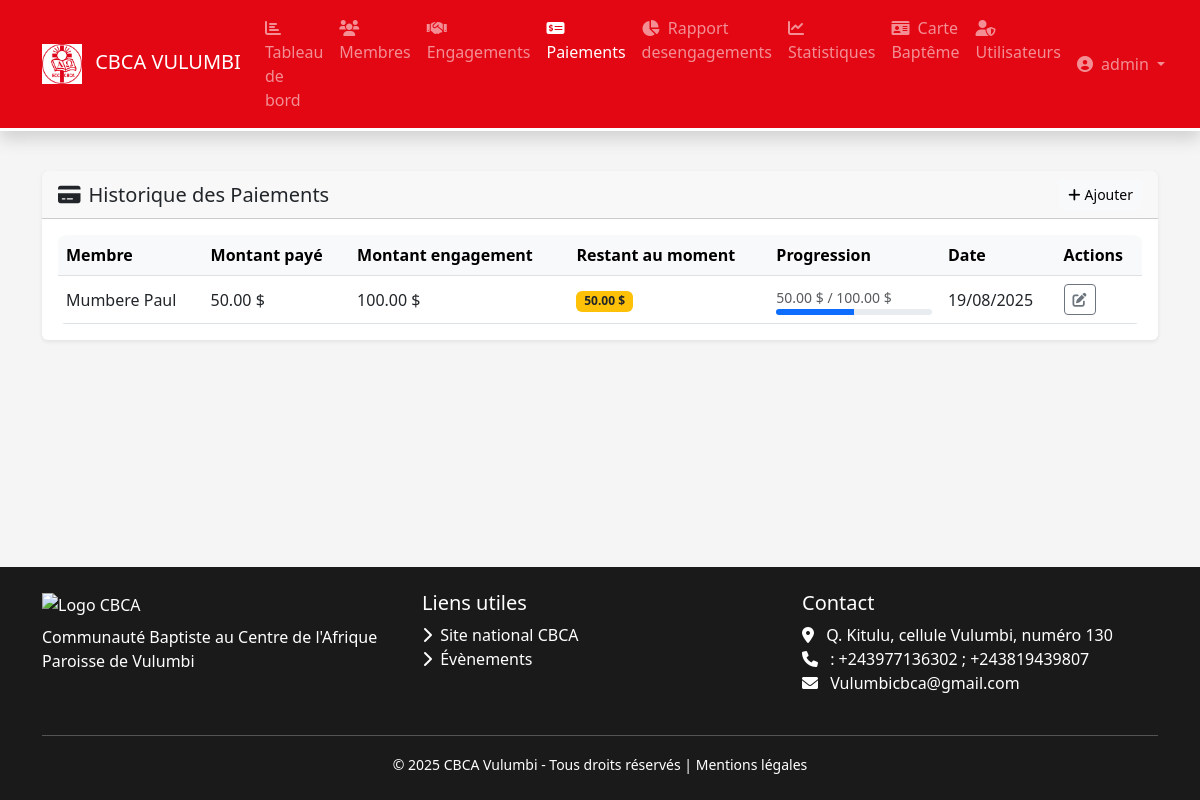
The page /paiements (signed in) on the database its author committed.
### models.py (models this page shows, shortened)
class User(db.Model, UserMixin):
    __tablename__ = 'users'
    id = db.Column(db.Integer, primary_key=True)
    username = db.Column(db.String(50), unique=True, nullable=False)
    password_hash = db.Column(db.String(128), nullable=False)
    role = db.Column(db.String(20), default='user')
    last_login = db.Column(db.DateTime)
    created_at = db.Column(db.DateTime, default=datetime.utcnow)

class Paiement(db.Model):
    __tablename__ = 'paiements'
    id = db.Column(db.Integer, primary_key=True)
    engagement_id = db.Column(db.Integer, db.ForeignKey('engagements.id'), nullable=False)
    montant = db.Column(db.Float, nullable=False)
    date_paiement = db.Column(db.Date, default=datetime.utcnow)

class CarteBapteme(db.Model):
    __tablename__='cartebapteme'
    id = db.Column(db.Integer, primary_key=True)
    numero = db.Column(db.String(100), nullable=False)
    nom = db.Column(db.String(100), nullable=False)
    adresse = db.Column(db.String(200))
    date_naissance = db.Column(db.Date)
    sexe = db.Column(db.String(1))
    photo = db.Column(db.String(100))
    created_at = db.Column(db.DateTime, default=datetime.utcnow)
    membre = db.relationship('Membre', backref='cartebapteme', lazy=True)

class Engagement(db.Model):
    __tablename__ = 'engagements'
    id = db.Column(db.Integer, primary_key=True)
    membre_id = db.Column(db.Integer, db.ForeignKey('membres.id'), nullable=False)
    montant_total = db.Column(db.Float, nullable=False)
    date_engagement = db.Column(db.DateTime, default=datetime.utcnow)
    date_limite = db.Column(db.Date, nullable=False)
    description = db.Column(db.String(200))
    statut = db.Column(db.String(20), default='En cours')
    paiements = db.relationship('Paiement', backref='engagement', lazy=True, cascade="all, delete-orphan")
    notifications = db.relationship('Notification', backref='engagement', lazy=True, cascade="all, delete-orphan")
    def montant_restant_au(self, date_reference):
        return self.montant_total - sum(p.montant for p in self.paiements if p.date_paiement <= date_reference)

### app.py (the view)
@app.route('/paiements')
@login_required
def liste_paiements():
    from models import Paiement
    paiements = Paiement.query.order_by(Paiement.date_paiement.desc()).all()
    return render_template('paiements/liste.html', title="Paiements", paiements=paiements)

### app.py (called while the page is built)
@login_manager.user_loader
def load_user(user_id):
    from models import User
    return User.query.get(int(user_id))

### templates/paiements/liste.html (shortened to what this page needs)
{% extends "base.html" %}
{% block content %}
<div class="card shadow-sm border-0 mt-3">
  <div class="card-header bg-cbca ">
    <div class="d-flex justify-content-between align-items-center">
      <h5 class="mb-0"><i class="fas fa-credit-card me-2"></i>Historique des Paiements</h5>
      {% if  current_user.role == 'admin' or current_user.role == 'caissier'   %}
      <a href="{{ url_for('ajouter_paiement') }}" class="btn btn-light btn-sm">
        <i class="fas fa-plus me-1"></i>Ajouter</a>
      {% endif %}
    </div>
  </div>
  <div class="card-body">
    <div class="table-responsive">
      <table class="table table-hover align-middle">
        <thead class="table-light">
          <tr>
            <th>Membre</th>
            <th>Montant payé</th>
            <th>Montant engagement</th>
            <th>Restant au moment</th>
            <th>Progression</th>
            <th>Date</th>
            <th>Actions</th>
          </tr>
        </thead>
        <tbody>
          {% for paiement in paiements %}
          {% set restant = paiement.engagement.montant_restant_au(paiement.date_paiement) %}
          {% set total = paiement.engagement.montant_total %}
          {% set payé = total - restant %}
          <tr class="{% if restant <= 0 %}table-success{% endif %}">
            <td>{{ paiement.engagement.membre.cartebapteme.nom }}</td>
            <td>{{ "%.2f"|format(paiement.montant) }} $</td>
            <td>{{ "%.2f"|format(total) }} $</td>
            <td>
              {% if restant <= 0 %}
                <span class="badge bg-success">Soldé</span>
              {% else %}
                <span class="badge bg-warning text-dark">{{ "%.2f"|format(restant) }} $</span>
              {% endif %}
            </td>
            <td style="min-width: 150px;">
              <small class="text-muted">{{ "%.2f"|format(payé) }} $ / {{ "%.2f"|format(total) }} $</small>
              <div class="progress" style="height: 6px;">
                <div class="progress-bar bg-cbca" role="progressbar"
                     style="width: {{ (payé * 100 / total)|round(2) }}%;"></div>
              </div>
            </td>
            <td>{{ paiement.date_paiement.strftime('%d/%m/%Y') }}</td>
            <td>
              <a href="#" class="btn btn-sm btn-outline-secondary" data-bs-toggle="modal" data-bs-target="#modalEdit{{ paiement.id }}">
                <i class="fas fa-edit"></i>
              </a>
            </td>
          </tr>
          {% endfor %}
        </tbody>
      </table>
    </div>
  </div>
</div>
{% endblock %}

### templates/base.html (shortened to what this page needs)
<!DOCTYPE html>
<html lang="fr">
<head>
    <link href="https://cdn.jsdelivr.net/npm/bootstrap@5.3.0/dist/css/bootstrap.min.css" rel="stylesheet">
    <link href="https://cdnjs.cloudflare.com/ajax/libs/font-awesome/6.0.0/css/all.min.css" rel="stylesheet">
    <link rel="stylesheet" href="{{ url_for('static', filename='css/style.css') }}">
</head>
<body>
<nav class="navbar navbar-expand-lg navbar-dark navbar-cbca shadow">
    <div class="container">
        <a class="navbar-brand" href="{% if current_user.is_authenticated and current_user.role == 'membre' %}{{ url_for('accueil_membre') }}{% else %}{{ url_for('accueil') }}{% endif %}">
            <img src="{{ url_for('static', filename='logo.JPG') }}" alt="Logo CBCA" height="40" class="me-2">
            <span class="d-none d-md-inline">CBCA VULUMBI</span>
        </a>
        <div class="collapse navbar-collapse" id="navbarContent">
            <ul class="navbar-nav me-auto">
                {% if current_user.is_authenticated and  (current_user.role == 'admin' or current_user.role == 'secretaire' or current_user.role == 'caissier' or current_user.role == 'comptable' )  %}
                    <li class="nav-item">
                        <a class="nav-link {% if request.endpoint == 'accueil' %}active{% endif %}" href="{{ url_for('accueil') }}">
                            <i class="fas fa-chart-bar me-1"></i> Tableau de bord
                        </a>
                    </li>
                    <li class="nav-item">
                        <a class="nav-link {% if request.endpoint and request.endpoint.startswith('liste_membres') %}active{% endif %}" href="{{ url_for('liste_membres') }}">
                            <i class="fas fa-users me-1"></i> Membres
                        </a>
                    </li>
                    {% if  current_user.role == 'admin' or current_user.role == 'comptable' or current_user.role == 'caissier'%}
                    <li class="nav-item">
                        <a class="nav-link {% if request.endpoint and request.endpoint.startswith('liste_engagements') %}active{% endif %}" href="{{ url_for('liste_engagements') }}">
                            <i class="fas fa-handshake me-1"></i> Engagements
                        </a>
                    </li>
                    {% endif %}
                    {% if  current_user.role == 'admin' or current_user.role == 'caissier' or current_user.role=='comptable'%}
                    <li class="nav-item">
                        <a class="nav-link {% if request.endpoint and request.endpoint.startswith('liste_paiements') %}active{% endif %}" href="{{ url_for('liste_paiements') }}">
                            <i class="fas fa-money-check-alt me-1"></i> Paiements
                        </a>
                    </li>
                    {% endif %}
                    {% if current_user.role == 'admin' or current_user.role == 'comptable' or current_user.role == 'caissier' %}
        <li class="nav-item">
            <a class="nav-link {% if request.endpoint and request.endpoint.startswith('etat_engagements') %}active{% endif %}" href="{{ url_for('etat_engagements') }}">
                <i class="fas fa-chart-pie me-1"></i> Rapport desengagements
            </a>
        </li>
        {% endif %}
        {% if current_user.role == 'admin' or current_user.role == 'comptable' or current_user.role == 'caissier' %}
<li class="nav-item">
    <a class="nav-link {% if request.endpoint and request.endpoint.startswith('statistiques_annuelles') %}active{% endif %}" href="{{ url_for('statistiques_annuelles') }}">
        <i class="fas fa-chart-line me-1"></i> Statistiques
    </a>
</li>
{% endif %}
                    {% if  current_user.role == 'admin' or current_user.role == 'secretaire' %}
                    <li class="nav-item">
                        <a class="nav-link {% if request.endpoint and request.endpoint.startswith('liste_carte') %}active{% endif %}" href="{{ url_for('liste_carte') }}">
                            <i class="fas fa-id-card me-1"></i> Carte Baptême
                        </a>
                    </li>
                    {% endif %}
                    {% if  current_user.role == 'admin'%}
                    <li class="nav-item">
                        <a class="nav-link {% if request.endpoint and request.endpoint.startswith('liste_utilisateurs') %}active{% endif %}" href="{{ url_for('liste_utilisateurs') }}">
                            <i class="fas fa-user-shield me-1"></i> Utilisateurs
                        </a>
                    </li>
                    {% endif %}
                {% endif %}
            </ul>
            <ul class="navbar-nav">
                {% if current_user.is_authenticated %}
                <li class="nav-item dropdown">
                    <a class="nav-link dropdown-toggle" href="#" id="userDropdown" data-bs-toggle="dropdown">
                        <i class="fas fa-user-circle me-1"></i> {{ current_user.username }}
                    </a>
                </li>
                {% else %}
                <li class="nav-item">
                    <a class="nav-link" href="{{ url_for('login') }}">
                        <i class="fas fa-sign-in-alt me-1"></i> Connexion
                    </a>
                </li>
                {% endif %}
            </ul>
        </div>
    </div>
</nav>
<main class="container my-4 flex-grow-1">
    {% block content %}{% endblock %}
</main>
<footer class="py-4 text-white">
    <div class="container">
        <div class="row">
            <div class="col-md-4 mb-3">
                <img src="{{ url_for('static', filename='images/logo-cbca-white.png') }}" alt="Logo CBCA" height="50">
                <p class="mt-2 mb-0">Communauté Baptiste au Centre de l'Afrique<br>Paroisse de Vulumbi</p>
            </div>
            <div class="col-md-4 mb-3">
                <h5>Liens utiles</h5>
                <ul class="list-unstyled">
                    <li><a href="#" class="text-white text-decoration-none"><i class="fas fa-chevron-right me-1"></i> Site national CBCA</a></li>
                    <li><a href="https://www.bing.com/ck/a?!&&p=1d14503afc3ae7288a9dafbea88a6fae0a4e4fc865662607309451a5b9782316JmltdHM9MTc1NTU2MTYwMA&ptn=3&ver=2&hsh=4&fclid=2bdc9d18-43a1-656a-25f7-8b0b47a163b1&psq=CBCA&u=a1aHR0cHM6Ly93d3cub2lrb3VtZW5lLm9yZy9mci9tZW1iZXItY2h1cmNoZXMvY29tbXVuaXR5LW9mLWJhcHRpc3QtY2h1cmNoZXMtaW4tY2VudHJhbC1hZnJpY2EjOn46dGV4dD1UaGUlMjBDb21tdW5pdHklMjBvZiUyMEJhcHRpc3QlMjBDaHVyY2hlcyUyMGluJTIwQ2VudHJhbCUyMEFmcmljYSxvZiUyMENvbmdvLiUyMFRoZSUyMGNodXJjaCUyMGJlY2FtZSUyMGluZGVwZW5kZW50JTIwaW4lMjAxOTY0Lg&ntb=1" class="text-white text-decoration-none"><i class="fas fa-chevron-right me-1"></i> Évènements</a></li>
                </ul>
            </div>
            <div class="col-md-4 mb-3">
                <h5>Contact</h5>
                <address>
                    <i class="fas fa-map-marker-alt me-2"></i> Q. Kitulu, cellule Vulumbi, numéro 130<br>
                    <i class="fas fa-phone me-2"></i> : +243977136302 ; +243819439807<br>
                    <i class="fas fa-envelope me-2"></i> Vulumbicbca@gmail.com
                </address>
            </div>
        </div>
        <hr class="my-2 bg-light">
        <div class="text-center pt-2">
            <small>&copy; 2025 CBCA Vulumbi - Tous droits réservés | <a href="#" class="text-white text-decoration-none">Mentions légales</a></small>
        </div>
    </div>
</footer>
</body>
</html>

### static/style.css (style rules this page uses)
body { font-family: 'Segoe UI', 'Roboto', sans-serif; background-color: var(--cbcagray); }
.navbar-cbca { border-bottom: 3px solid white; }
.table-responsive { border-radius: 8px; overflow: hidden; }
.table { margin-bottom: 0; }
.table thead th { background-color: #f8f9fa; border-bottom-width: 1px; font-weight: 600; }
.card-header { font-weight: 600; }

### templates/base.html (style rules this page uses)
:root { --cbcared:#e30613; --cbcawhite:#fff; --cbcadark:#1a1a1a; --cbcagray:#f5f5f5; }
body { font-family: 'Segoe UI', Tahoma, Geneva, Verdana, sans-serif; background: var(--cbcagray); display:flex; flex-direction:column; min-height:100vh; }
.navbar-cbca { background-color: var(--cbcared); border-bottom: 3px solid white; }
footer { background: var(--cbcadark); margin-top:auto; }

### rows shown on the page
User: username "admin"
Paiement: engagement.membre.cartebapteme.nom "Mumbere Paul", montant "50.00", date_paiement "19/08/2025"
Engagement: montant_total "100.00"
